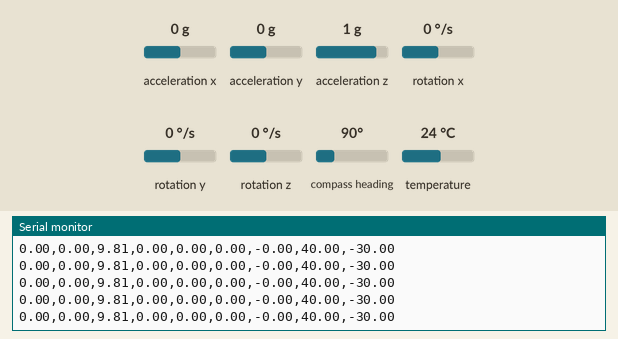
This sketch was run on a simulated Arduino Uno, built with avr-gcc and run on an emulated ATmega328P. Shown: the last lines printed to the serial monitor. Inputs (shaded band) come from the test bench; at power-on: acceleration x 0 g, acceleration y 0 g, acceleration z 1 g, rotation x 0 °/s, rotation y 0 °/s, rotation z 0 °/s, compass heading 90°, temperature 24 °C.

Above: at 2.2 s.
2.3 s: acceleration x set to -1.4 g
At 2.31 s:
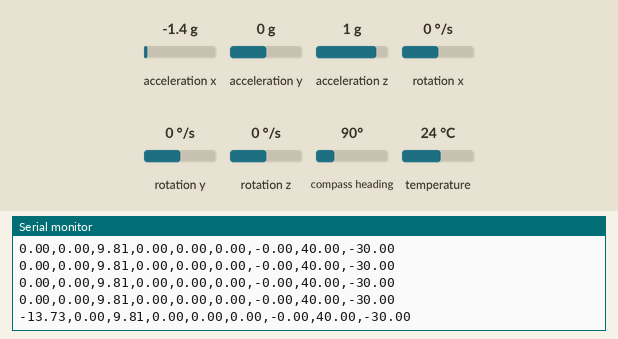
3.8 s: acceleration y set to -1.4 g
At 3.83 s:
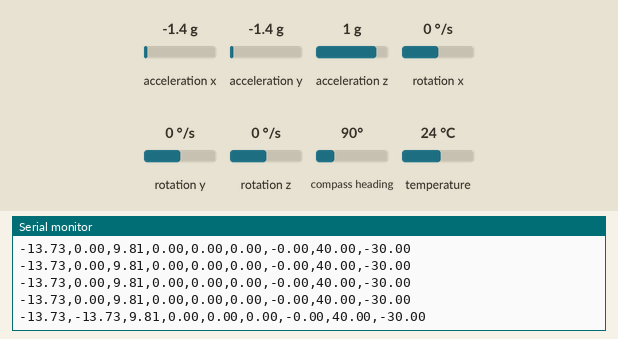
5.3 s: acceleration z set to -1.4 g
At 5.34 s:
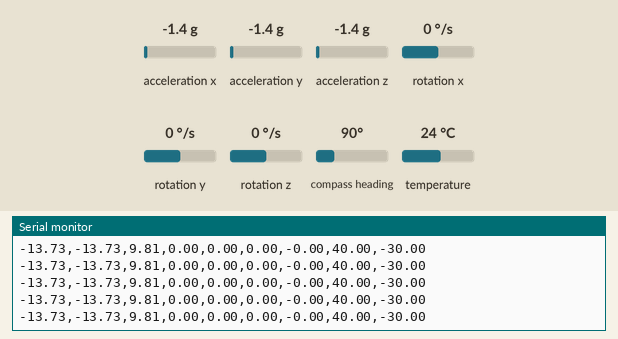
6.8 s: rotation x set to -192 °/s
At 6.86 s:
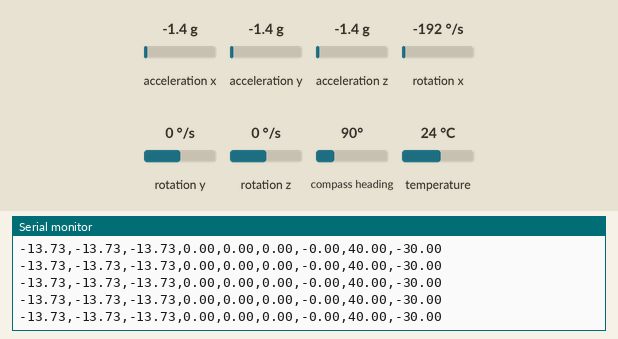
9.8 s: rotation y set to -192 °/s
At 9.8 s:
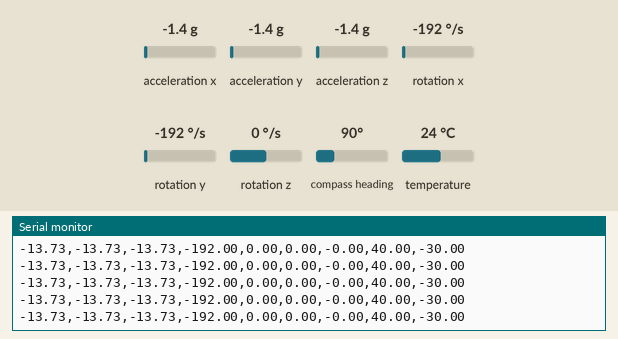

The sketch:

Adafruit_BNO055.ino
```cpp
#include <Wire.h>
#include <Adafruit_Sensor.h>
#include <Adafruit_BNO055.h>
#include <utility/imumaths.h>

#define BNO055_SAMPLERATE_DELAY_MS (100)

Adafruit_BNO055 myIMU = Adafruit_BNO055(); // create an instance of the BNO055 library

void setup() {
  // put your setup code here, to run once:
  Serial.begin(115200);
  myIMU.begin(); // turn on the IMU
  delay(1000); // always good to have a delay after turning something on
  int8_t temp=myIMU.getTemp(); // this is an easy way to store a number from -120 to 120.  This is a very compact data type.
  Serial.println(temp);
  myIMU.setExtCrystalUse(true);  // for better results we don't want to use the timing crystal on the chip itself we want to use the timer on the board
}

void loop() {
  // put your main code here, to run repeatedly:
  imu::Vector<3> acc =myIMU.getVector(Adafruit_BNO055::VECTOR_ACCELEROMETER);
  imu::Vector<3> gyro =myIMU.getVector(Adafruit_BNO055::VECTOR_GYROSCOPE);
  imu::Vector<3> mag =myIMU.getVector(Adafruit_BNO055::VECTOR_MAGNETOMETER);

  Serial.print(acc.x());
  Serial.print(",");
  Serial.print(acc.y());
  Serial.print(",");
  Serial.print(acc.z());
  Serial.print(",");

  Serial.print(gyro.x());
  Serial.print(",");
  Serial.print(gyro.y());
  Serial.print(",");
  Serial.print(gyro.z());
  Serial.print(",");

  Serial.print(mag.x());
  Serial.print(",");
  Serial.print(mag.y());
  Serial.print(",");
  Serial.println(mag.z());

  delay(BNO055_SAMPLERATE_DELAY_MS);

}
```

Measured:
- after the input at 2.3 s, the serial monitor: prints a new line at once (image 1)
- after the input at 3.8 s, the serial monitor: prints a new line at once (image 2)
